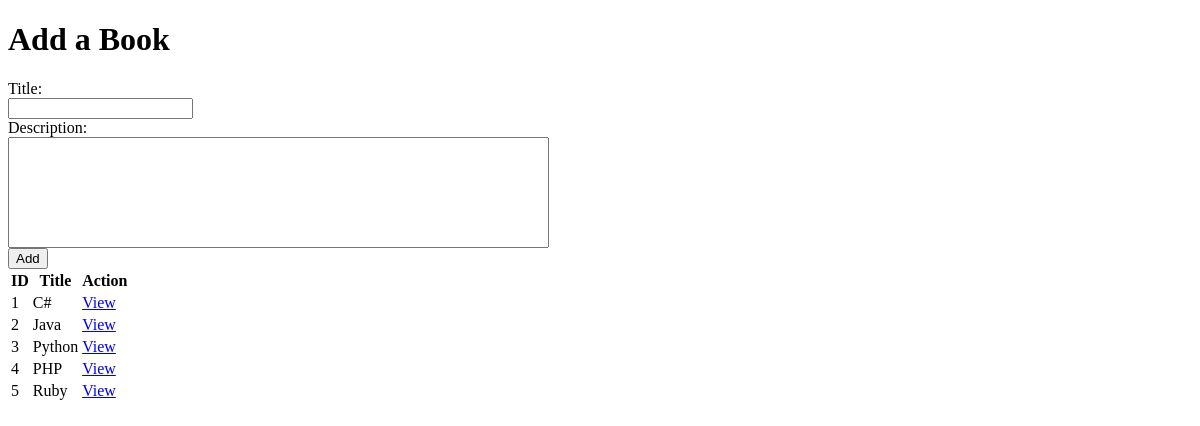
The app's page /, older data.
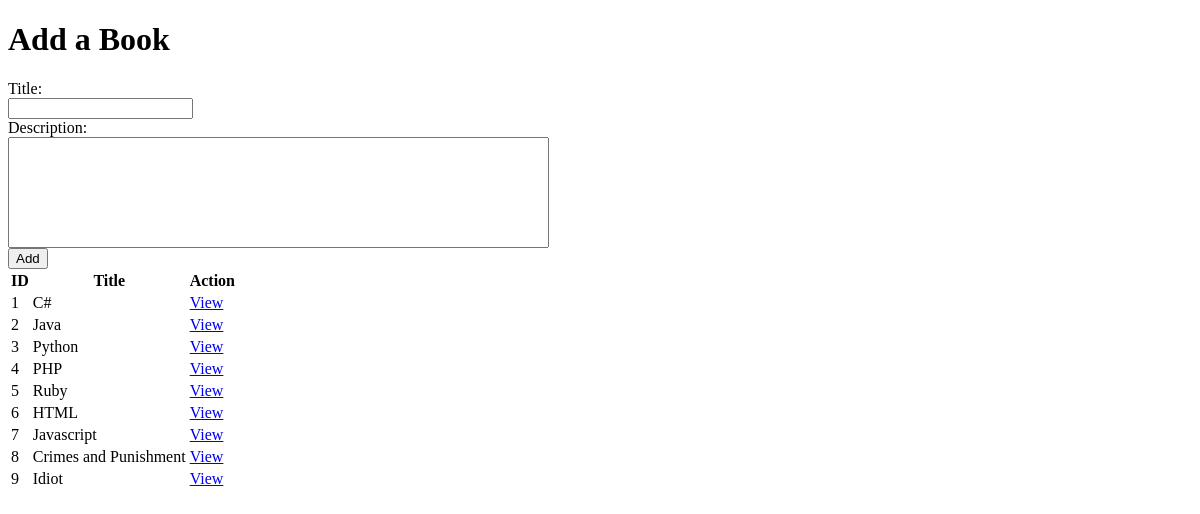
The same page, newer data.
### books_authors_app/models.py (models this page shows)
class Book(models.Model):
    title = models.CharField(max_length = 255)
    description = models.TextField()
    created_at = models.DateTimeField(auto_now_add=True)
    updated_at = models.DateTimeField(auto_now=True)

### books_authors_app/views.py (the view)
# urls.py: path('', views.index),
def index(request):
    context = {
        "books": Book.objects.all()
    }
    return render(request, "index.html", context)

### books_authors_app/templates/index.html (shortened to what this page needs)
<!DOCTYPE html>
<html lang="en">
<head>
    {%load static%}
    <link rel="stylesheet" type="text/css" href="{%static 'style.css'%}">
</head>
<body>
    <h1>Add a Book</h1>
    <form action="/book/add" method="POST">
        Title: <input type="text" name="book_title">
        Description: <textarea name="description" cols="65" rows="7"></textarea>
        <input type="submit" value="Add">
    </form>
    <table>
        <tr>
            <th>ID</th>
            <th>Title</th>
            <th>Action</th>
        </tr>
        {% for book in books %}
            <tr>
                <td>{{ book.id }}</td>
                <td>{{ book.title }}</td>
                <td><a href="/books/{{book.id}}">View</a></td>
            </tr>
        {% endfor %}
    </table>
</body>
</html>

### books_authors_app/static/style.css (style rules this page uses)
* { vertical-align: top; }
textarea { resize: none; }
input, textarea { display: block; }

Row changes from the older to the newer data that the page shows:
added Book: id "6", title "HTML"
added Book: id "7", title "Javascript"
added Book: id "8", title "Crimes and Punishment"
added Book: id "9", title "Idiot"
